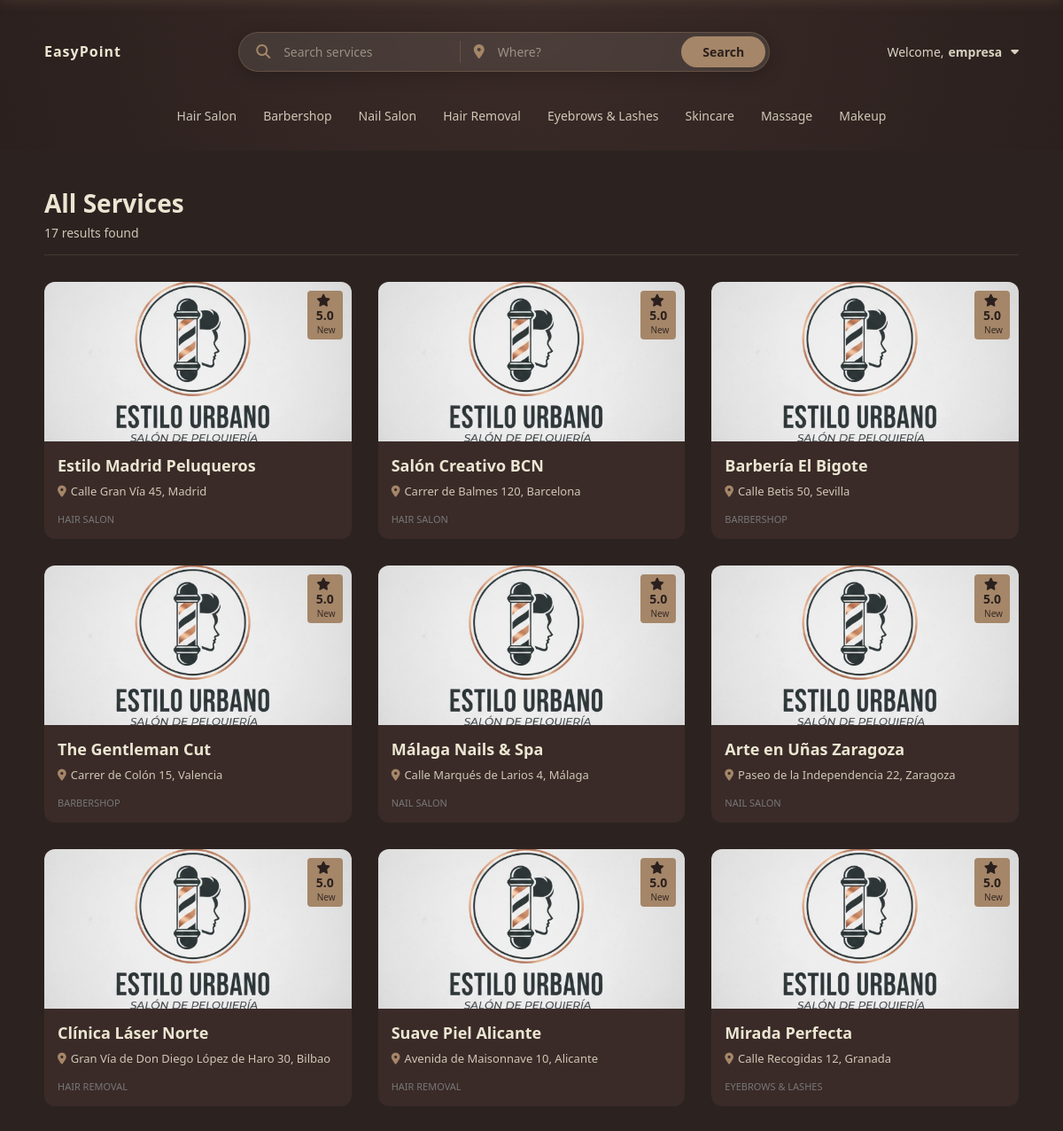
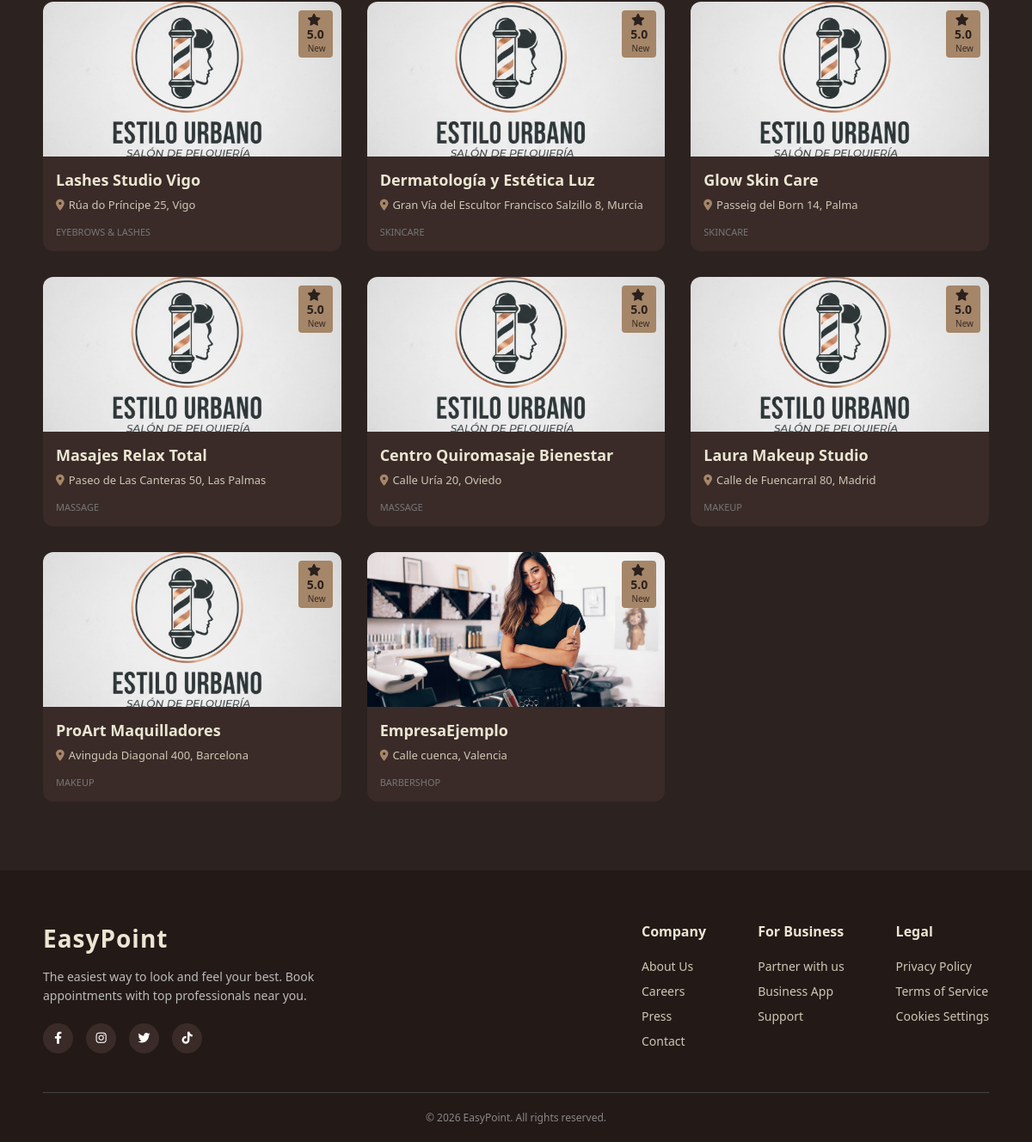
Page /index.php?action=search (signed in) on the committed database (2 pictures, top to bottom).
### tables this page shows
CREATE TABLE `users` (
  `id` int NOT NULL,
  `username` varchar(50) NOT NULL,
  `email` varchar(100) NOT NULL,
  `password` varchar(255) NOT NULL,
  `role` enum('admin','user','store') DEFAULT 'user',
  `is_confirmed` tinyint(1) DEFAULT '0',
  `token` varchar(100) DEFAULT NULL,
  `created_at` timestamp NULL DEFAULT CURRENT_TIMESTAMP,
  `business_name` varchar(100) DEFAULT NULL,
  `address` varchar(255) DEFAULT NULL,
  `postal_code` varchar(10) DEFAULT NULL,
  `phone` varchar(20) DEFAULT NULL,
  `city` varchar(100) DEFAULT NULL
);

### controllers/UserController.php (called while the page is built, shortened)
<?php
require_once __DIR__ . '/../models/user.php';
class UserController
{
   public function search()
{
    $query = $_GET['q'] ?? '';
    $location = $_GET['loc'] ?? '';
    $category = $_GET['category'] ?? '';
    $userModel = new User();
    $stores = $userModel->searchStores($query, $location, $category);
    require_once __DIR__ . '/../views/search-services.php';
}
}
?>

### models/user.php (called while the page is built, shortened)
<?php
require_once __DIR__ . '/Database.php';
class User
{
    private $conn;
    public function __construct()
    {
        $database = new Database();
        $this->conn = $database->getConnection();
    }
    public function searchStores($searchTerm = null, $location = null, $category = null)
    {
        $query = "SELECT u.id, u.business_name, u.address, u.city, u.postal_code, u.created_at,
                         bp.logo_url, bp.business_type, bp.description,
                         COALESCE(AVG(r.rating), 5) as avg_rating,
                         COUNT(DISTINCT r.id) as review_count
                  FROM users u
                  INNER JOIN business_profiles bp ON u.id = bp.user_id
                  LEFT JOIN services s ON u.id = s.user_id
                  LEFT JOIN reviews r ON bp.id = r.business_profile_id
                  WHERE u.role = 'store' AND bp.is_public = 1";
        $params = [];
        $query .= " GROUP BY u.id ORDER BY u.created_at DESC";
        $stmt = $this->conn->prepare($query);
        $stmt->execute();
        return $stmt->fetchAll(PDO::FETCH_ASSOC);
    }
}
?>

### models/Database.php (called while the page is built, shortened)
<?php
class Database
{
    private $host;
    private $db_name;
    private $username;
    private $password;
    public function __construct()
    {
        $this->host = DB_HOST;
        $this->db_name = DB_NAME;
        $this->username = DB_USER;
        $this->password = DB_PASS;
    }
    public function getConnection()
    {
        $this->conn = null;
        try {
            $this->conn = new PDO(
                "mysql:host=" . $this->host . ";dbname=" . $this->db_name . ";charset=utf8mb4",
                $this->username,
                $this->password
            );
            $this->conn->setAttribute(PDO::ATTR_ERRMODE, PDO::ERRMODE_EXCEPTION);
        } catch (PDOException $exception) {
            error_log("Connection error: " . $exception->getMessage());
        }
        return $this->conn;
    }
}

### views/search-services.php (the view, shortened to what this page needs)
<?php
$searchTerm = $_GET['q'] ?? '';
$locationTerm = $_GET['loc'] ?? '';
$categoryFilter = $_GET['category'] ?? '';
?>
<!DOCTYPE html>
<html lang="en">
<head>
    <link rel="stylesheet" href="https://cdnjs.cloudflare.com/ajax/libs/font-awesome/6.4.0/css/all.min.css">
    <link rel="stylesheet" href="public/css/styles-search-services.css">
</head>
<body>
    <header>
        <nav class="navigation-bar">
            <div class="logo"><a href="/index.php">EasyPoint</a></div>
            <form action="index.php" method="GET" class="hero-search-bar" style="
                background-color: rgba(235, 230, 210, 0.1);
                border: 1px solid rgba(165, 134, 104, 0.3);
                border-radius: 50px;
                padding: 4px;
                display: flex;
                align-items: center;
                box-shadow: 0 4px 20px rgba(0,0,0,0.2);
                flex: 1;
                max-width: 600px;
                margin: 0 20px;
                backdrop-filter: blur(5px);">
                <div class="search-field" style="flex: 1; display: flex; align-items: center; padding: 0 15px;">
                    <span class="search-icon" style="color: #a58668; margin-right: 10px; font-size: 16px;">
                        <i class="fa-solid fa-magnifying-glass"></i>
                    </span>
                    <input type="text" name="q" placeholder="Search services"
                        value="<?php echo htmlspecialchars($searchTerm); ?>"
                        style="border: none; outline: none; width: 100%; font-size: 14px; background: transparent; color: #ebe6d2;">
                </div>
                <div class="search-field" style="flex: 1; display: flex; align-items: center; padding: 0 15px;">
                    <span class="search-icon" style="color: #a58668; margin-right: 10px; font-size: 16px;">
                        <i class="fa-solid fa-location-dot"></i>
                    </span>
                    <input type="text" name="loc" placeholder="Where?"
                        value="<?php echo htmlspecialchars($locationTerm); ?>"
                        style="border: none; outline: none; width: 100%; font-size: 14px; background: transparent; color: #ebe6d2;">
                </div>
                <button type="submit" class="sticky-search-btn" style="
                    background-color: #a58668;
                    color: #2b201e;
                    border: none;
                    padding: 8px 24px;
                    border-radius: 30px;
                    cursor: pointer;
                    font-weight: bold;
                    margin-left: 5px;
                    font-size: 14px;">
                    Search
                </button>
            </form>
            <div class="user-menu">
                <?php if (isset($_SESSION['user_id']) && $_SESSION['role'] === 'user'): ?>
                    <a href="#" class="business-button" onclick="openStoreModal(event)">List your business</a>
                    <div class="dropdown">
                        <span class="user-link dropdown-toggle">
                            Welcome, <strong><?php echo htmlspecialchars($_SESSION['username']); ?></strong>
                            <i class="fa-solid fa-caret-down" style="margin-left: 5px;"></i>
                        </span>
                        <div class="dropdown-menu">
                            <a href="../index.php?action=dashboard" class="dropdown-item">
                                <i class="fa-solid fa-gauge"></i> Dashboard
                            </a>
                            <a href="../index.php?action=logout" class="dropdown-item" onclick="sessionStorage.clear()">
                                <i class="fa-solid fa-right-from-bracket"></i> Logout
                            </a>
                        </div>
                    </div>
                <?php elseif (isset($_SESSION['user_id']) && $_SESSION['role'] === 'store'): ?>
                    <div class="dropdown">
                        <span class="user-link dropdown-toggle">
                            Welcome, <strong><?php echo htmlspecialchars($_SESSION['username']); ?></strong>
                            <i class="fa-solid fa-caret-down" style="margin-left: 5px;"></i>
                        </span>
                    </div>
                <?php else: ?>
                    <a href="../index.php?action=login" class="login-link" onclick="openLoginModal(event)">Log In/Sign
                        Up</a>
                    <a href="#" class="business-button" onclick="openStoreModal(event)">List your business</a>
                <?php endif; ?>
            </div>
        </nav>
        <ul class="category-list">
            <?php
            $categories = [
                'Hair Salon',
                'Barbershop',
                'Nail Salon',
                'Hair Removal',
                'Eyebrows & Lashes',
                'Skincare',
                'Massage',
                'Makeup'
            ];
            ?>
            <?php foreach ($categories as $cat): ?>
                <?php
                $activeClass = ($categoryFilter === $cat) ? 'font-weight: bold; text-decoration: underline;' : '';
                ?>
                <li>
                    <a href="<?php echo buildUrl($cat); ?>" class="cat-link" style="<?php echo $activeClass; ?>">
                        <?php echo $cat; ?>
                    </a>
                </li>
            <?php endforeach; ?>
        </ul>
    </header>
    <div class="main-container">
        <div class="results-header">
            <?php
            $titleText = "All Services";
            ?>
            <h1><?php echo htmlspecialchars($titleText); ?></h1>
            <p class="results-count"><?php echo count($stores); ?> results found</p>
        </div>
        <?php if (empty($stores)): ?>
            <div class="no-results">
                <i class="fa-solid fa-store-slash"></i>
                <h2>No results found</h2>
                <p>Try adjusting your search terms or location.</p>
                <a href="index.php" class="back-home-btn">Back to Home</a>
            </div>
        <?php else: ?>
            <div class="results-grid">
                <?php foreach ($stores as $store): ?>
                    <?php
                    $name = !empty($store['business_name']) ? htmlspecialchars($store['business_name']) : 'Unnamed Business';
                    $addressParts = [];
                    if (!empty($store['address']))
                        $addressParts[] = htmlspecialchars($store['address']);
                    if (!empty($store['city']))
                        $addressParts[] = htmlspecialchars($store['city']);
                    $fullAddress = implode(', ', $addressParts);
                    $image = !empty($store['logo_url']) ? 'public/' . htmlspecialchars($store['logo_url']) : 'public/assets/images/tienda-1.png';
                    $type = !empty($store['business_type']) ? htmlspecialchars($store['business_type']) : 'Service';
                    $ratingVal = isset($store['avg_rating']) ? number_format($store['avg_rating'], 1) : '5.0';
                    $reviewCount = isset($store['review_count']) ? $store['review_count'] : 0;
                    $reviewText = ($reviewCount > 0) ? "($reviewCount)" : "New";
                    ?>
                    <a href="index.php?action=view_business&id=<?php echo $store['id']; ?>" class="shop-card">
                        <div class="image-container">
                            <img src="<?php echo $image; ?>" alt="<?php echo $name; ?>" class="shop-image">
                            <div class="rating-label">
                                <i class="fas fa-star" style="margin-right: 3px;"></i>
                                <?php echo $ratingVal; ?>
                                <span class="reviews-text" style="margin-left: 3px;">
                                    <?php echo $reviewText; ?>
                                </span>
                            </div>
                        </div>
                        <div class="shop-info">
                            <h3 class="shop-name"><?php echo $name; ?></h3>
                            <p class="shop-address">
                                <i class="fa-solid fa-location-dot"></i>
                                <?php echo $fullAddress ?: 'No address provided'; ?>
                            </p>
                            <span class="sponsored-text">
                                <?php echo $type; ?>
                            </span>
                        </div>
                    </a>
                <?php endforeach; ?>
            </div>
        <?php endif; ?>
    </div>
    <footer class="main-footer">
        <div class="footer-container">
            <div class="footer-brand">
                <h2 class="footer-logo">EasyPoint</h2>
                <p class="footer-desc">The easiest way to look and feel your best. Book appointments with top
                    professionals near you.</p>
                <div class="social-icons">
                    <a href="#"><i class="fa-brands fa-facebook-f"></i></a>
                    <a href="#"><i class="fa-brands fa-instagram"></i></a>
                    <a href="#"><i class="fa-brands fa-twitter"></i></a>
                    <a href="#"><i class="fa-brands fa-tiktok"></i></a>
                </div>
            </div>
            <div class="footer-links-group">
                <div class="footer-column">
                    <h3>Company</h3>
                    <a href="#">About Us</a>
                    <a href="#">Careers</a>
                    <a href="#">Press</a>
                    <a href="#">Contact</a>
                </div>
                <div class="footer-column">
                    <h3>For Business</h3>
                    <a href="#">Partner with us</a>
                    <a href="#">Business App</a>
                    <a href="#">Support</a>
                </div>
                <div class="footer-column">
                    <h3>Legal</h3>
                    <a href="#">Privacy Policy</a>
                    <a href="#">Terms of Service</a>
                    <a href="#">Cookies Settings</a>
                </div>
            </div>
        </div>
        <div class="footer-bottom">
            <p>© 2026 EasyPoint. All rights reserved.</p>
        </div>
    </footer>
</body>
</html>

### rows in the picture
users: ratingVal "5.0", reviewText "New", business_name "Estilo Madrid Peluqueros", fullAddress "Calle Gran Vía 45, Madrid", type "HAIR SALON"
users: ratingVal "5.0", reviewText "New", business_name "Salón Creativo BCN", fullAddress "Carrer de Balmes 120, Barcelona", type "HAIR SALON"
users: ratingVal "5.0", reviewText "New", business_name "Barbería El Bigote", fullAddress "Calle Betis 50, Sevilla", type "BARBERSHOP"
users: ratingVal "5.0", reviewText "New", business_name "The Gentleman Cut", fullAddress "Carrer de Colón 15, Valencia", type "BARBERSHOP"
users: ratingVal "5.0", reviewText "New", business_name "Málaga Nails & Spa", fullAddress "Calle Marqués de Larios 4, Málaga", type "NAIL SALON"
users: ratingVal "5.0", reviewText "New", business_name "Arte en Uñas Zaragoza", fullAddress "Paseo de la Independencia 22, Zaragoza", type "NAIL SALON"
users: ratingVal "5.0", reviewText "New", business_name "Clínica Láser Norte", fullAddress "Gran Vía de Don Diego López de Haro 30, Bilbao", type "HAIR REMOVAL"
users: ratingVal "5.0", reviewText "New", business_name "Suave Piel Alicante", fullAddress "Avenida de Maisonnave 10, Alicante", type "HAIR REMOVAL"
users: ratingVal "5.0", reviewText "New", business_name "Mirada Perfecta", fullAddress "Calle Recogidas 12, Granada", type "EYEBROWS & LASHES"
users: ratingVal "5.0", reviewText "New", business_name "Lashes Studio Vigo", fullAddress "Rúa do Príncipe 25, Vigo", type "EYEBROWS & LASHES"
users: ratingVal "5.0", reviewText "New", business_name "Dermatología y Estética Luz", fullAddress "Gran Vía del Escultor Francisco Salzillo 8, Murcia", type "SKINCARE"
users: ratingVal "5.0", reviewText "New", business_name "Glow Skin Care", fullAddress "Passeig del Born 14, Palma", type "SKINCARE"
users: ratingVal "5.0", reviewText "New", business_name "Masajes Relax Total", fullAddress "Paseo de Las Canteras 50, Las Palmas", type "MASSAGE"
users: ratingVal "5.0", reviewText "New", business_name "Centro Quiromasaje Bienestar", fullAddress "Calle Uría 20, Oviedo", type "MASSAGE"
users: ratingVal "5.0", reviewText "New", business_name "Laura Makeup Studio", fullAddress "Calle de Fuencarral 80, Madrid", type "MAKEUP"
users: ratingVal "5.0", reviewText "New", business_name "ProArt Maquilladores", fullAddress "Avinguda Diagonal 400, Barcelona", type "MAKEUP"
users: shows a picture, ratingVal "5.0", reviewText "New", business_name "EmpresaEjemplo", fullAddress "Calle cuenca, Valencia", type "BARBERSHOP"

### other values in the picture
$_SESSION['username'] "empresa"
$cat "Hair Salon"
$cat "Barbershop"
$cat "Nail Salon"
$cat "Hair Removal"
$cat "Eyebrows & Lashes"
$cat "Skincare"
$cat "Massage"
$cat "Makeup"
$titleText "All Services"
count($stores) "17"
